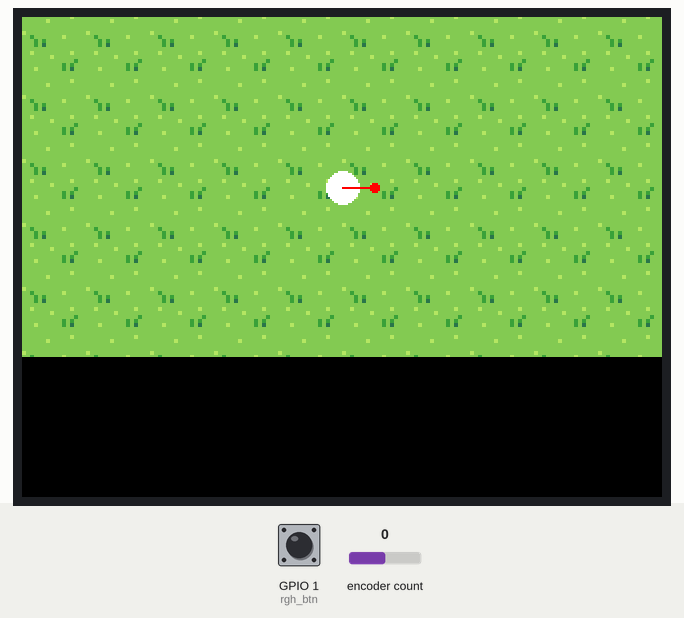
The sketch below on a simulated ESP32. Parts: 320×240 colour display. The test bench sets the inputs (shaded band); at power-on: GPIO 1 (rgh_btn) HIGH, encoder count 0.

Above: at 1.4 s.
1.5 s: GPIO 1 (rgh_btn) pulled LOW for 1 s
At 3.7 s:
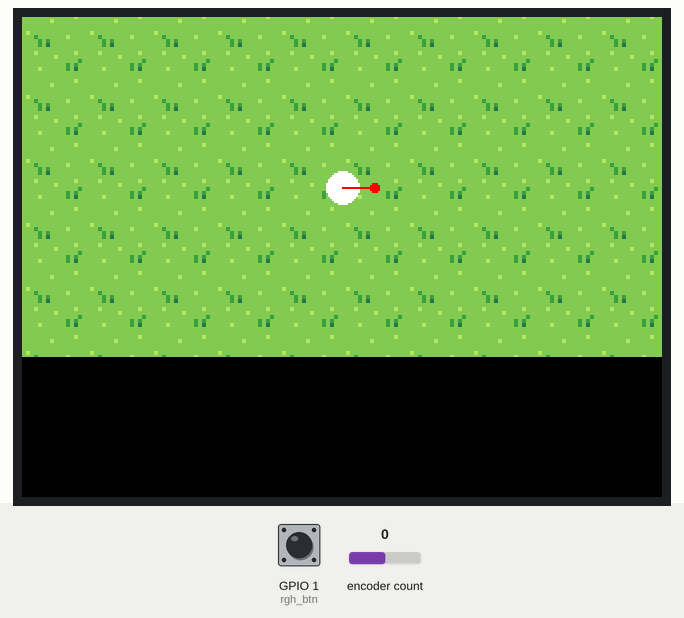
4.0 s: encoder count set to 1
5.7 s: GPIO 1 (rgh_btn) pulled LOW for 3.2 s
At 9.4 s:
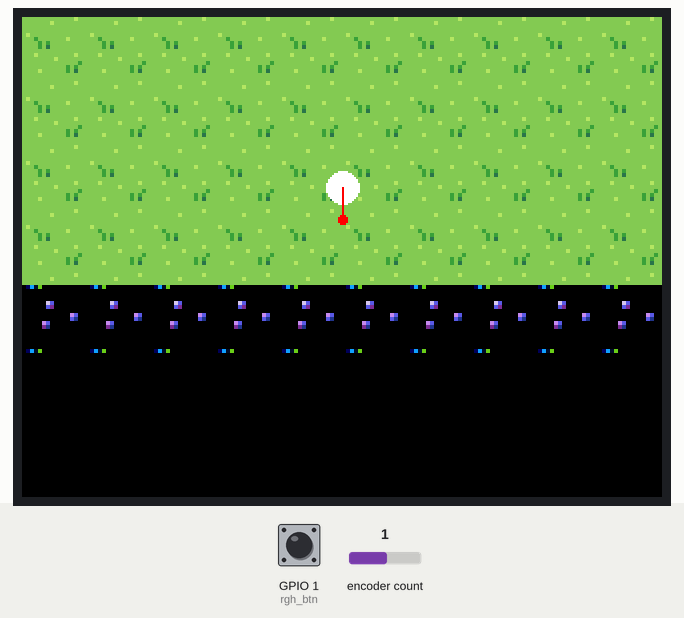
10.4 s: GPIO 1 (rgh_btn) pulled LOW for 3.2 s
At 13.3 s:
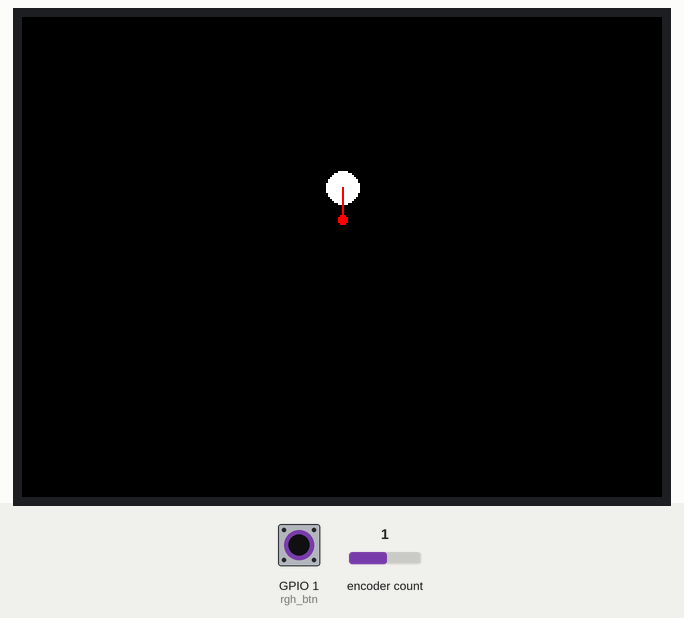
15.1 s: encoder count set to 2
16.7 s: encoder count set to 3
Timing chart, 0 to 19.3 s (numbered marks = the images above; inputs shaded):
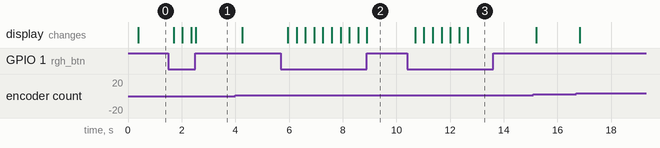

The sketch:

sprite_test.ino
```cpp
#include <TFT_eSPI.h>
#include "sprite.h"
#include <RotaryEncoder.h>

#define PIN_IN1 47
#define PIN_IN2 48
#define rgh_btn 1

RotaryEncoder encoder(PIN_IN1, PIN_IN2, RotaryEncoder::LatchMode::TWO03);

TFT_eSPI tft = TFT_eSPI();
TFT_eSprite img = TFT_eSprite(&tft);

const int screenW = 320;
const int screenH = 170;
const int tileSize = 2 * 16;
const int mapCols = 24;
const int mapRows = 15;

uint8_t tileMap[mapRows][mapCols] = {
  {18, 18, 18, 18, 18, 18, 18, 18, 18, 18, 18, 18, 18, 18, 18, 18, 18, 18, 18, 18, 18, 18, 18, 18},
  {18, 18, 18, 18, 18, 18, 18, 18, 18, 18, 18, 18, 18, 18, 18, 18, 18, 18, 18, 18, 18, 18, 18, 18},
  {18, 18, 18, 18, 18, 18, 18, 18, 18, 18, 18, 18, 18, 18, 18, 18, 18, 18, 18, 18, 18, 18, 18, 18},
  {18, 18, 18, 18, 18, 18, 18, 18, 18, 18, 18, 18, 18, 18, 18, 18, 18, 18, 18, 18, 18, 18, 18, 18},
  {18, 18, 18, 18, 18, 18, 18, 18, 18, 18, 18, 18, 18, 18, 18, 18, 18, 18, 18, 18, 18, 18, 18, 18},
  {18, 18, 18, 18, 18, 18, 18, 18, 18, 18, 18, 18, 18, 18, 18, 18, 18, 18, 18, 18, 18, 18, 18, 18},
  {18, 18, 18, 18, 18, 18, 18, 18, 18, 18, 18, 18, 18, 18, 18, 18, 18, 18, 18, 18, 18, 18, 18, 18},
  {18, 18, 18, 18, 18, 18, 18, 18, 18, 18, 18, 18, 18, 18, 18, 18, 18, 18, 18, 18, 18, 18, 18, 18},
  {18, 18, 18, 18, 18, 18, 18, 18, 18, 18, 18, 18, 18, 18, 18, 18, 18, 18, 18, 18, 18, 18, 18, 18},
  {18, 18, 18, 18, 18, 18, 18, 18, 18, 18, 18, 18, 18, 18, 18, 18, 18, 18, 18, 18, 18, 18, 18, 18},
  {18, 18, 18, 18, 18, 18, 18, 18, 18, 18, 18, 18, 18, 18, 18, 18, 18, 18, 18, 18, 18, 18, 18, 18},
  {18, 18, 18, 18, 18, 18, 18, 18, 18, 18, 18, 18, 18, 18, 18, 18, 18, 18, 18, 18, 18, 18, 18, 18}
};


uint16_t buffer[BERRY_GARDEN_WIDTH * BERRY_GARDEN_HEIGHT];

float playerX = mapCols * tileSize / 2;
float playerY = mapRows * tileSize / 2;

int directionAngle = 0;

int lastEncoderPos = 0;

void setup() {
  Serial.begin(115200);
  tft.init();
  tft.setRotation(1);
  tft.fillScreen(TFT_BLACK);

  img.createSprite(screenW , screenH );

  drawMap();

  pinMode(rgh_btn, INPUT_PULLUP);
}
void loop() {
  encoder.tick();
  int newPos = encoder.getPosition();
  if (newPos != lastEncoderPos) {
    int diff = newPos - lastEncoderPos;

    directionAngle += diff * 45; // 1 tıkta 45 derece
    directionAngle = (directionAngle + 360) % 360; // 0-359 arasında tut

    lastEncoderPos = newPos;
  }

  if (digitalRead(rgh_btn) == LOW) {
    movePlayer();
  }

  render();
}

float speed = 5 ;

void movePlayer() {
  float radians = directionAngle * 3.1415926 / 180.0;
  float dx = cos(radians) * speed;
  float dy = sin(radians) * speed;
  playerX += dx;
  playerY += dy;

  if (playerX < 0) playerX = 0;
  if (playerX > mapCols * tileSize - 1) playerX = mapCols * tileSize - 1;
  if (playerY < 0) playerY = 0;
  if (playerY > mapRows * tileSize - 1) playerY = mapRows * tileSize - 1;
}

void drawBerryTileByNumber(int tileNumber, int xPos, int yPos) {

  int tileIndex = tileNumber - 1;
  int tileX = tileIndex % 4;
  int tileY = tileIndex / 4;

  int startX = tileX * 16;
  int startY = tileY * 16;

  for (int y = 0; y < 16; y++) {
    for (int x = 0; x < 16; x++) {
      int i = (startY + y) * BERRY_GARDEN_WIDTH + (startX + x);
      if (i >= BERRY_GARDEN_WIDTH * BERRY_GARDEN_HEIGHT) continue;


      uint16_t rawColor = pgm_read_word(&Berry_Garden[i]);
      uint16_t color = (rawColor >> 8) | (rawColor << 8);

      img.fillRect(x * 2 +xPos, y * 2 + yPos , 2, 2, color);
    }
  }
}

void drawMap() {
  int camX = playerX - screenW / 2;
  int camY = playerY - screenH / 2;

  if (camX < 0) camX = 0;
  if (camY < 0) camY = 0;
  if (camX > mapCols * tileSize - screenW) camX = mapCols * tileSize - screenW;
  if (camY > mapRows * tileSize - screenH) camY = mapCols * tileSize - screenH;

  for (int row = 0; row < mapRows; row++) {
    for (int col = 0; col < mapCols; col++) {
      int tileNumber = tileMap[row][col];
      int tileWorldX = col * tileSize;
      int tileWorldY = row * tileSize;

      int tileScreenX = tileWorldX - camX;
      int tileScreenY = tileWorldY - camY;

      if (tileScreenX + tileSize < 0 || tileScreenX > screenW) continue;
      if (tileScreenY + tileSize < 0 || tileScreenY > screenH) continue;


      drawBerryTileByNumber(tileNumber, tileScreenX, tileScreenY);
    }
  }
}

void render(){
  img.fillScreen(TFT_BLACK);
  drawMap();
  drawPlayer();
  img.pushSprite(0,0);
}

void drawPlayer() {
  int centerX = screenW / 2;
  int centerY = screenH / 2;

  img.fillCircle(centerX, centerY, 8, TFT_WHITE); // Top

  float radians = directionAngle * 3.1415926 / 180.0;
  int lineX = centerX + cos(radians) * 16;
  int lineY = centerY + sin(radians) * 16;
  img.drawLine(centerX, centerY, lineX, lineY, TFT_RED);
  img.fillCircle(lineX,lineY,2,TFT_RED);
}
```

Source omitted: sprite.h (data table, 65801 bytes)

Measured:
- after the input at 1.5 s, the display: first changes after 0.20 s (image 1 shows a later state)
- after the input at 5.7 s, the display: first changes after 0.25 s (image 2 shows a later state)
- after the input at 10.4 s, the display: first changes after 0.30 s (image 3 shows a later state)
